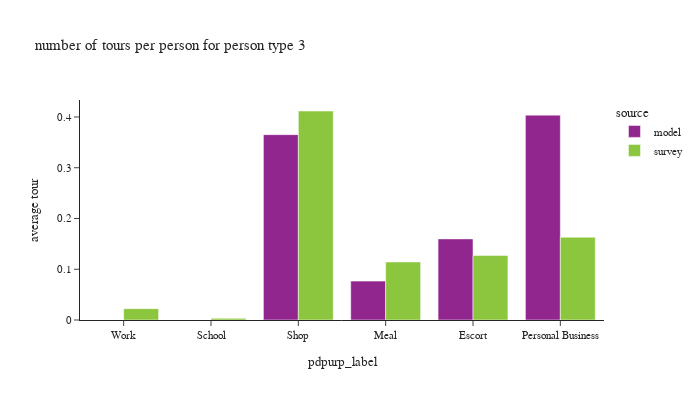

This figure's notebook cell:
### Code cell
plot_by_pptyp(df_tour, '3')

### Figure 1 — Plotly figure (JSON) as saved in the notebook; plotly's stock layout.template omitted (floating-point values rounded to 4 significant figures)
{"data": [{"alignmentgroup": "True", "hovertemplate": "source=model<br>pdpurp_label=%{x}<br>average tour=%{y}<extra></extra>", "legendgroup": "model", "marker": {"color": "#91268F", "pattern": {"shape": ""}}, "name": "model", "offsetgroup": "model", "orientation": "v", "showlegend": true, "textposition": "auto", "type": "bar", "x": ["Work", "School", "Shop", "Meal", "Escort", "Personal Business"], "xaxis": "x", "y": [0, 0, 0.3652, 0.07661, 0.1598, 0.4036], "yaxis": "y"}, {"alignmentgroup": "True", "hovertemplate": "source=survey<br>pdpurp_label=%{x}<br>average tour=%{y}<extra></extra>", "legendgroup": "survey", "marker": {"color": "#8CC63E", "pattern": {"shape": ""}}, "name": "survey", "offsetgroup": "survey", "orientation": "v", "showlegend": true, "textposition": "auto", "type": "bar", "x": ["Work", "School", "Shop", "Meal", "Escort", "Personal Business"], "xaxis": "x", "y": [0.02235, 0.003291, 0.4118, 0.1144, 0.127, 0.163], "yaxis": "y"}], "layout": {"barmode": "group", "font": {"size": 11}, "height": 400, "legend": {"title": {"text": "source"}, "tracegroupgap": 0}, "title": {"text": "number of tours per person for person type 3"}, "width": 700, "xaxis": {"anchor": "y", "domain": [0, 1], "title": {"text": "pdpurp_label"}}, "yaxis": {"anchor": "x", "domain": [0, 1], "tickformat": ".2", "title": {"text": "average tour"}}}}
